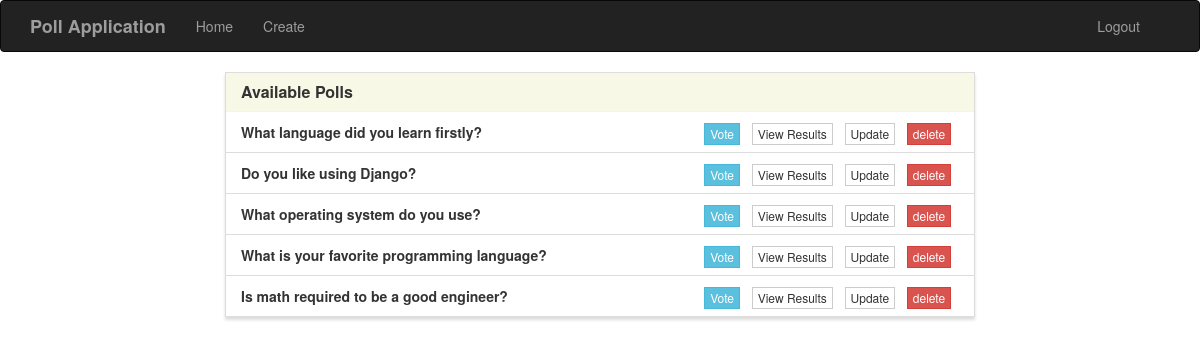
The app's page /home/ (signed in) with its own data.
### poll/models.py (models this page shows, shortened)
class Poll(models.Model):
    question = models.TextField()
    option_one = models.CharField(max_length=30)
    option_two = models.CharField(max_length=30)
    option_three = models.CharField(max_length=30)
    option_one_count = models.IntegerField(default=0)
    option_two_count = models.IntegerField(default=0)
    option_three_count = models.IntegerField(default=0)

### poll/views.py (the view)
# urls.py: path('home/', views.home, name='home'),
def home(request):
    if not request.user.is_authenticated:
        return redirect('login')
    polls = Poll.objects.all()
    context = {
        'polls' : polls
    }
    return render(request, 'home.html', context)

### templates/home.html (shortened to what this page needs)
{% extends "base.html" %}
{% block main %}
<div class="row">
    <div class="col-lg-8 col-lg-offset-2">
        <div class="panel panel-default">
            <div class="panel-heading">
                <h3 class="panel-title">Available Polls</h3>
            </div>
            <ul class="list-group">
                {% for poll in polls %}
                <li class="list-group-item">
                    <strong>{{ poll.question }}</strong>
                    <span class="pull-right">
                        <a href="{% url 'vote' poll.id %}" class="btn btn-info btn-xs">Vote</a> &nbsp;
                        <a href="{% url 'results' poll.id %}" class="btn btn-default btn-xs">View Results</a> &nbsp;
                        {% if request.user.is_superuser %}
                            <a href="{% url 'update' poll.id %}" class="btn btn-default btn-xs">Update</a> &nbsp;
                        {% endif %}
                        {% if request.user.is_superuser %}
                            <a href="{% url 'delete' poll.id %}" class="btn btn-default btn-xs btn-danger">delete</a> &nbsp;
                        {% endif %}
                    </span>
                </li>
                {% endfor %}
            </ul>
        </div>
    </div>
</div>
{% endblock %}

### poll/static/style.css (style rules this page uses)
.navbar-default, .btn, .form-control, .panel { border-radius: 0; }
.panel-default > .panel-heading { color: #333; background-color: rgba(245, 245, 220, .7); border-color: rgba(245, 245, 220, .6); border-top-left-radius: 0; border-top-right-radius: 0; }
.panel { box-shadow: 0px 3px 3px 0px #ddd; }
a.navbar-brand, .panel-title { font-weight: bolder; }

### records on screen
Poll: question "What language did you learn firstly?"
Poll: question "Do you like using Django?"
Poll: question "What operating system do you use?"
Poll: question "What is your favorite programming language?"
Poll: question "Is math required to be a good engineer?"
